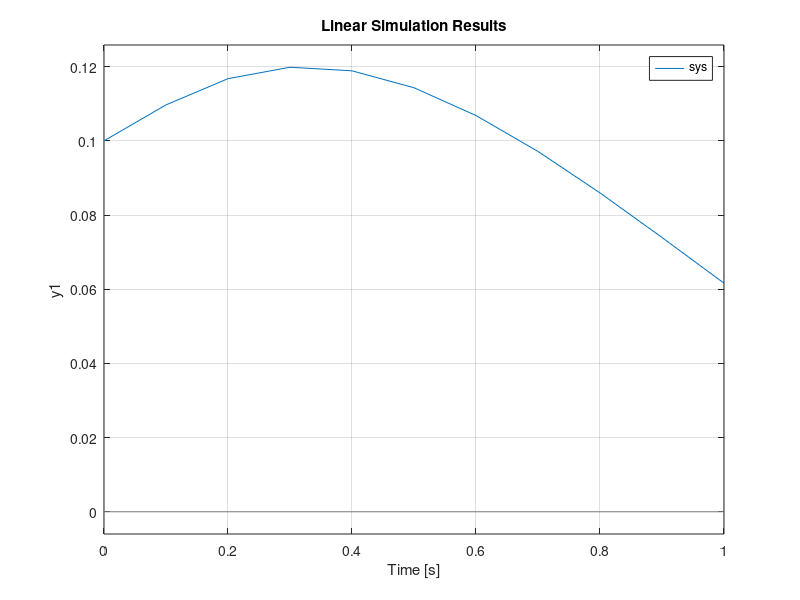

MATLAB code for this plot:
%=============================================================================
% Copyright (c) 2023-present Allan CORNET (Nelson)
%=============================================================================
% This file is part of Nelson.
%=============================================================================
% LICENCE_BLOCK_BEGIN
% SPDX-License-Identifier: LGPL-3.0-or-later
% LICENCE_BLOCK_END
%=============================================================================
% <--WEIGHT 4-->
% <--ADV-CLI MODE-->
%=============================================================================
A = [-10 -20 -30; 1 0 0; 0 1 0];
B = [1; 0; 0];
C = [0 0 1];
D = 0;
T = [0:0.1:1];
U = zeros(size(T, 1), size(T, 2));
X0 = [0.1 0.1 0.1];
sys = ss(A, B, C, D);
f = figure();
lsim(sys, U, T, X0);
close(f);
%=============================================================================
